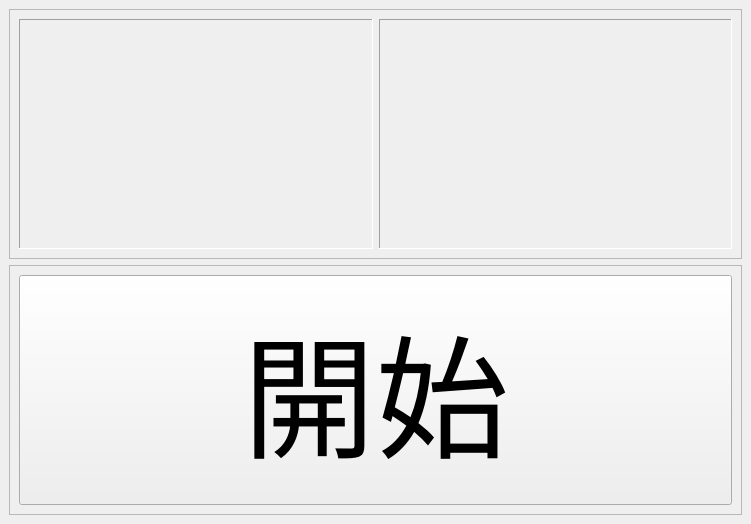
<?xml version="1.0" encoding="UTF-8"?>
<ui version="4.0">
 <class>MainWindow</class>
 <widget class="QMainWindow" name="MainWindow">
  <property name="geometry">
   <rect>
    <x>0</x>
    <y>0</y>
    <width>751</width>
    <height>524</height>
   </rect>
  </property>
  <property name="windowTitle">
   <string>MainWindow</string>
  </property>
  <widget class="QWidget" name="centralwidget">
   <layout class="QVBoxLayout" name="verticalLayout">
    <item>
     <widget class="QFrame" name="frame">
      <property name="frameShape">
       <enum>QFrame::StyledPanel</enum>
      </property>
      <property name="frameShadow">
       <enum>QFrame::Raised</enum>
      </property>
      <layout class="QHBoxLayout" name="horizontalLayout_2">
       <item>
        <widget class="QLabel" name="lbl1">
         <property name="font">
          <font>
           <pointsize>30</pointsize>
          </font>
         </property>
         <property name="frameShape">
          <enum>QFrame::Panel</enum>
         </property>
         <property name="frameShadow">
          <enum>QFrame::Sunken</enum>
         </property>
         <property name="text">
          <string/>
         </property>
         <property name="alignment">
          <set>Qt::AlignCenter</set>
         </property>
        </widget>
       </item>
       <item>
        <widget class="QLabel" name="lbl2">
         <property name="font">
          <font>
           <pointsize>30</pointsize>
          </font>
         </property>
         <property name="frameShape">
          <enum>QFrame::Panel</enum>
         </property>
         <property name="frameShadow">
          <enum>QFrame::Sunken</enum>
         </property>
         <property name="text">
          <string/>
         </property>
         <property name="alignment">
          <set>Qt::AlignCenter</set>
         </property>
        </widget>
       </item>
      </layout>
     </widget>
    </item>
    <item>
     <widget class="QFrame" name="frame_2">
      <property name="frameShape">
       <enum>QFrame::StyledPanel</enum>
      </property>
      <property name="frameShadow">
       <enum>QFrame::Raised</enum>
      </property>
      <layout class="QHBoxLayout" name="horizontalLayout">
       <item>
        <widget class="QPushButton" name="btn">
         <property name="sizePolicy">
          <sizepolicy hsizetype="Preferred" vsizetype="Preferred">
           <horstretch>0</horstretch>
           <verstretch>0</verstretch>
          </sizepolicy>
         </property>
         <property name="font">
          <font>
           <pointsize>100</pointsize>
          </font>
         </property>
         <property name="text">
          <string>開始</string>
         </property>
        </widget>
       </item>
      </layout>
     </widget>
    </item>
   </layout>
  </widget>
 </widget>
 <resources/>
 <connections/>
</ui>
